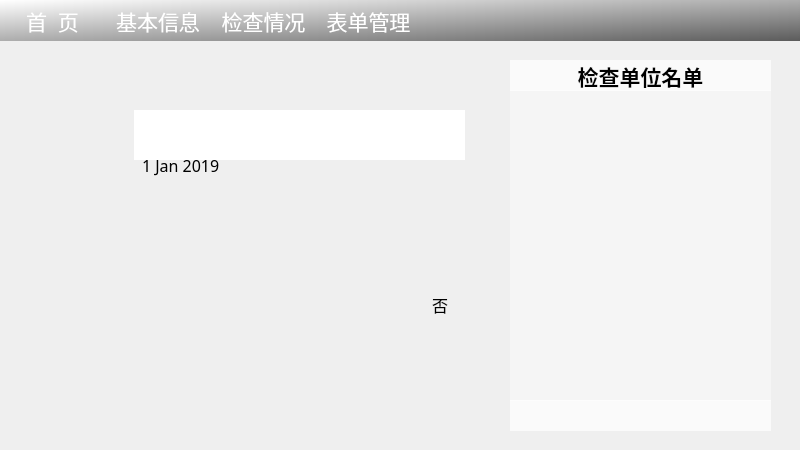
<?xml version="1.0" encoding="UTF-8"?>
<ui version="4.0">
 <class>MainWindow</class>
 <widget class="QMainWindow" name="MainWindow">
  <property name="enabled">
   <bool>true</bool>
  </property>
  <property name="geometry">
   <rect>
    <x>0</x>
    <y>0</y>
    <width>800</width>
    <height>450</height>
   </rect>
  </property>
  <property name="sizePolicy">
   <sizepolicy hsizetype="Ignored" vsizetype="Ignored">
    <horstretch>0</horstretch>
    <verstretch>0</verstretch>
   </sizepolicy>
  </property>
  <property name="minimumSize">
   <size>
    <width>800</width>
    <height>450</height>
   </size>
  </property>
  <property name="maximumSize">
   <size>
    <width>800</width>
    <height>450</height>
   </size>
  </property>
  <property name="windowTitle">
   <string>MainWindow</string>
  </property>
  <property name="autoFillBackground">
   <bool>false</bool>
  </property>
  <property name="styleSheet">
   <string notr="true">border-style:none;</string>
  </property>
  <property name="dockOptions">
   <set>QMainWindow::AllowTabbedDocks|QMainWindow::AnimatedDocks</set>
  </property>
  <widget class="QWidget" name="centralwidget">
   <property name="autoFillBackground">
    <bool>false</bool>
   </property>
   <widget class="QWidget" name="horizontalLayoutWidget">
    <property name="geometry">
     <rect>
      <x>0</x>
      <y>0</y>
      <width>421</width>
      <height>41</height>
     </rect>
    </property>
    <layout class="QHBoxLayout" name="horizontalLayout">
     <property name="spacing">
      <number>0</number>
     </property>
     <item>
      <widget class="QPushButton" name="pushButton_0">
       <property name="sizePolicy">
        <sizepolicy hsizetype="Minimum" vsizetype="Preferred">
         <horstretch>0</horstretch>
         <verstretch>0</verstretch>
        </sizepolicy>
       </property>
       <property name="font">
        <font>
         <family>方正本墨悦亦体 简</family>
         <pointsize>16</pointsize>
        </font>
       </property>
       <property name="cursor">
        <cursorShape>PointingHandCursor</cursorShape>
       </property>
       <property name="styleSheet">
        <string notr="true">QPushButton {color:white;border-style:none;}
QPushButton:hover { background-color:qlineargradient(spread:reflect, x1:0, y1:0, x2:1, y2:1, stop:0 rgba(91, 91, 91, 255), stop:1 rgba(255, 255, 255, 255)) }
QPushButton:checked{background-color:qlineargradient(spread:reflect, x1:0, y1:0, x2:1, y2:1, stop:0 rgba(91, 91, 91, 255), stop:1 rgba(255, 255, 255, 255)); }</string>
       </property>
       <property name="text">
        <string>首  页</string>
       </property>
       <property name="checkable">
        <bool>true</bool>
       </property>
       <property name="autoExclusive">
        <bool>true</bool>
       </property>
      </widget>
     </item>
     <item>
      <widget class="QPushButton" name="pushButton_1">
       <property name="sizePolicy">
        <sizepolicy hsizetype="Minimum" vsizetype="Preferred">
         <horstretch>0</horstretch>
         <verstretch>0</verstretch>
        </sizepolicy>
       </property>
       <property name="font">
        <font>
         <family>方正本墨悦亦体 简</family>
         <pointsize>16</pointsize>
         <weight>50</weight>
         <bold>false</bold>
        </font>
       </property>
       <property name="cursor">
        <cursorShape>PointingHandCursor</cursorShape>
       </property>
       <property name="styleSheet">
        <string notr="true">QPushButton {color:white;border-style:none;}
QPushButton:hover { background-color:qlineargradient(spread:reflect, x1:0, y1:0, x2:1, y2:1, stop:0 rgba(91, 91, 91, 255), stop:1 rgba(255, 255, 255, 255)) }
QPushButton:checked{background-color:qlineargradient(spread:reflect, x1:0, y1:0, x2:1, y2:1, stop:0 rgba(91, 91, 91, 255), stop:1 rgba(255, 255, 255, 255)); }</string>
       </property>
       <property name="text">
        <string>基本信息</string>
       </property>
       <property name="checkable">
        <bool>true</bool>
       </property>
       <property name="autoExclusive">
        <bool>true</bool>
       </property>
      </widget>
     </item>
     <item>
      <widget class="QPushButton" name="pushButton_2">
       <property name="sizePolicy">
        <sizepolicy hsizetype="Minimum" vsizetype="Preferred">
         <horstretch>0</horstretch>
         <verstretch>0</verstretch>
        </sizepolicy>
       </property>
       <property name="font">
        <font>
         <family>方正本墨悦亦体 简</family>
         <pointsize>16</pointsize>
        </font>
       </property>
       <property name="cursor">
        <cursorShape>PointingHandCursor</cursorShape>
       </property>
       <property name="styleSheet">
        <string notr="true">QPushButton {color:white;border-style:none;}
QPushButton:hover { background-color:qlineargradient(spread:reflect, x1:0, y1:0, x2:1, y2:1, stop:0 rgba(91, 91, 91, 255), stop:1 rgba(255, 255, 255, 255)) }
QPushButton:checked{background-color:qlineargradient(spread:reflect, x1:0, y1:0, x2:1, y2:1, stop:0 rgba(91, 91, 91, 255), stop:1 rgba(255, 255, 255, 255)); }</string>
       </property>
       <property name="text">
        <string>检查情况</string>
       </property>
       <property name="checkable">
        <bool>true</bool>
       </property>
       <property name="autoExclusive">
        <bool>true</bool>
       </property>
      </widget>
     </item>
     <item>
      <widget class="QPushButton" name="pushButton_3">
       <property name="sizePolicy">
        <sizepolicy hsizetype="Minimum" vsizetype="Preferred">
         <horstretch>0</horstretch>
         <verstretch>0</verstretch>
        </sizepolicy>
       </property>
       <property name="font">
        <font>
         <family>方正本墨悦亦体 简</family>
         <pointsize>16</pointsize>
        </font>
       </property>
       <property name="cursor">
        <cursorShape>PointingHandCursor</cursorShape>
       </property>
       <property name="styleSheet">
        <string notr="true">QPushButton {color:white;border-style:none;}
QPushButton:hover { background-color:qlineargradient(spread:reflect, x1:0, y1:0, x2:1, y2:1, stop:0 rgba(91, 91, 91, 255), stop:1 rgba(255, 255, 255, 255)) }
QPushButton:checked{background-color:qlineargradient(spread:reflect, x1:0, y1:0, x2:1, y2:1, stop:0 rgba(91, 91, 91, 255), stop:1 rgba(255, 255, 255, 255)); }</string>
       </property>
       <property name="text">
        <string>表单管理</string>
       </property>
       <property name="checkable">
        <bool>true</bool>
       </property>
       <property name="autoExclusive">
        <bool>true</bool>
       </property>
      </widget>
     </item>
    </layout>
   </widget>
   <widget class="Line" name="line_2">
    <property name="geometry">
     <rect>
      <x>0</x>
      <y>0</y>
      <width>800</width>
      <height>41</height>
     </rect>
    </property>
    <property name="styleSheet">
     <string notr="true">background-color: qlineargradient(spread:reflect, x1:0, y1:0, x2:1, y2:1, stop:0 rgba(255, 255, 255, 255), stop:1 rgba(91, 91, 91, 255));</string>
    </property>
    <property name="orientation">
     <enum>Qt::Horizontal</enum>
    </property>
   </widget>
   <widget class="QStackedWidget" name="stackedWidget">
    <property name="enabled">
     <bool>true</bool>
    </property>
    <property name="geometry">
     <rect>
      <x>0</x>
      <y>40</y>
      <width>801</width>
      <height>411</height>
     </rect>
    </property>
    <property name="sizePolicy">
     <sizepolicy hsizetype="Preferred" vsizetype="Ignored">
      <horstretch>0</horstretch>
      <verstretch>0</verstretch>
     </sizepolicy>
    </property>
    <property name="font">
     <font>
      <family>方正本墨悦亦体 简</family>
     </font>
    </property>
    <property name="styleSheet">
     <string notr="true">border-image:url(E:/三维表/qq2.png)</string>
    </property>
    <property name="currentIndex">
     <number>2</number>
    </property>
    <widget class="QWidget" name="stackedWidgetPage1">
     <widget class="QLabel" name="label">
      <property name="geometry">
       <rect>
        <x>50</x>
        <y>220</y>
        <width>141</width>
        <height>91</height>
       </rect>
      </property>
      <property name="sizePolicy">
       <sizepolicy hsizetype="Preferred" vsizetype="Fixed">
        <horstretch>0</horstretch>
        <verstretch>0</verstretch>
       </sizepolicy>
      </property>
      <property name="font">
       <font>
        <family>MJNgai PRC Medium</family>
        <pointsize>14</pointsize>
       </font>
      </property>
      <property name="styleSheet">
       <string notr="true">color: rgb(255, 255, 255);
boeder-style:none;
background-color: transparent;
border-image:none</string>
      </property>
      <property name="text">
       <string>基本信息的录入
填报时间
填报到位的名称
填报时间等</string>
      </property>
      <property name="textFormat">
       <enum>Qt::AutoText</enum>
      </property>
      <property name="alignment">
       <set>Qt::AlignCenter</set>
      </property>
     </widget>
     <widget class="QLabel" name="label_2">
      <property name="geometry">
       <rect>
        <x>230</x>
        <y>220</y>
        <width>151</width>
        <height>91</height>
       </rect>
      </property>
      <property name="font">
       <font>
        <family>MJNgai PRC Medium</family>
        <pointsize>14</pointsize>
       </font>
      </property>
      <property name="styleSheet">
       <string notr="true">color: rgb(255, 255, 255);
boeder-style:none;
background-color: transparent;
border-image:none</string>
      </property>
      <property name="text">
       <string>检查情况的录入
被查企业名称
检查的时间人次
隐患数量等</string>
      </property>
      <property name="alignment">
       <set>Qt::AlignCenter</set>
      </property>
     </widget>
     <widget class="QLabel" name="label_3">
      <property name="geometry">
       <rect>
        <x>430</x>
        <y>220</y>
        <width>121</width>
        <height>91</height>
       </rect>
      </property>
      <property name="font">
       <font>
        <family>MJNgai PRC Medium</family>
        <pointsize>14</pointsize>
       </font>
      </property>
      <property name="styleSheet">
       <string notr="true">color: rgb(255, 255, 255);
boeder-style:none;
background-color: transparent;
border-image:none</string>
      </property>
      <property name="text">
       <string>表单文件管理
打开保存表单
整合导入导出
生成工作表等</string>
      </property>
      <property name="alignment">
       <set>Qt::AlignCenter</set>
      </property>
     </widget>
     <widget class="QPushButton" name="pushButton_02">
      <property name="geometry">
       <rect>
        <x>250</x>
        <y>80</y>
        <width>100</width>
        <height>100</height>
       </rect>
      </property>
      <property name="cursor">
       <cursorShape>PointingHandCursor</cursorShape>
      </property>
      <property name="styleSheet">
       <string notr="true">border-image:url(E:/三维表/2.png)</string>
      </property>
      <property name="text">
       <string/>
      </property>
      <property name="checkable">
       <bool>true</bool>
      </property>
      <property name="autoExclusive">
       <bool>true</bool>
      </property>
      <property name="flat">
       <bool>true</bool>
      </property>
     </widget>
     <widget class="QPushButton" name="pushButton_01">
      <property name="geometry">
       <rect>
        <x>70</x>
        <y>80</y>
        <width>100</width>
        <height>100</height>
       </rect>
      </property>
      <property name="cursor">
       <cursorShape>PointingHandCursor</cursorShape>
      </property>
      <property name="styleSheet">
       <string notr="true">border-image:url(E:/三维表/1.png)</string>
      </property>
      <property name="text">
       <string/>
      </property>
      <property name="checkable">
       <bool>true</bool>
      </property>
      <property name="autoExclusive">
       <bool>true</bool>
      </property>
     </widget>
     <widget class="QPushButton" name="pushButton_03">
      <property name="geometry">
       <rect>
        <x>440</x>
        <y>80</y>
        <width>100</width>
        <height>100</height>
       </rect>
      </property>
      <property name="cursor">
       <cursorShape>PointingHandCursor</cursorShape>
      </property>
      <property name="styleSheet">
       <string notr="true">border-image:url(E:/三维表/3.png)</string>
      </property>
      <property name="text">
       <string/>
      </property>
      <property name="checkable">
       <bool>true</bool>
      </property>
      <property name="autoExclusive">
       <bool>false</bool>
      </property>
     </widget>
     <widget class="QLabel" name="label_4">
      <property name="geometry">
       <rect>
        <x>610</x>
        <y>220</y>
        <width>121</width>
        <height>91</height>
       </rect>
      </property>
      <property name="font">
       <font>
        <family>MJNgai PRC Medium</family>
        <pointsize>14</pointsize>
       </font>
      </property>
      <property name="styleSheet">
       <string notr="true">color: rgb(255, 255, 255);
boeder-style:none;
background-color: transparent;
border-image:none</string>
      </property>
      <property name="text">
       <string>帮助文档
介绍使用方法
emmmm……
和吐槽方式</string>
      </property>
      <property name="alignment">
       <set>Qt::AlignCenter</set>
      </property>
     </widget>
     <widget class="QPushButton" name="pushButton_04">
      <property name="geometry">
       <rect>
        <x>620</x>
        <y>80</y>
        <width>100</width>
        <height>100</height>
       </rect>
      </property>
      <property name="cursor">
       <cursorShape>PointingHandCursor</cursorShape>
      </property>
      <property name="styleSheet">
       <string notr="true">border-image:url(E:/三维表/4.png)</string>
      </property>
      <property name="text">
       <string/>
      </property>
      <property name="checkable">
       <bool>true</bool>
      </property>
      <property name="autoExclusive">
       <bool>true</bool>
      </property>
      <property name="flat">
       <bool>true</bool>
      </property>
     </widget>
    </widget>
    <widget class="QWidget" name="page">
     <property name="sizePolicy">
      <sizepolicy hsizetype="Preferred" vsizetype="Minimum">
       <horstretch>0</horstretch>
       <verstretch>0</verstretch>
      </sizepolicy>
     </property>
     <widget class="QLabel" name="label_11">
      <property name="geometry">
       <rect>
        <x>80</x>
        <y>40</y>
        <width>351</width>
        <height>71</height>
       </rect>
      </property>
      <property name="styleSheet">
       <string notr="true">border-image:url(E:/三维表/STWG2/2.png);
background-color: transparent</string>
      </property>
      <property name="text">
       <string/>
      </property>
     </widget>
     <widget class="QLabel" name="label_12">
      <property name="geometry">
       <rect>
        <x>80</x>
        <y>130</y>
        <width>411</width>
        <height>71</height>
       </rect>
      </property>
      <property name="styleSheet">
       <string notr="true">border-image:url(E:/三维表/STWG2/3.png);
background-color: transparent</string>
      </property>
      <property name="text">
       <string/>
      </property>
     </widget>
     <widget class="QLabel" name="label_13">
      <property name="geometry">
       <rect>
        <x>80</x>
        <y>220</y>
        <width>461</width>
        <height>71</height>
       </rect>
      </property>
      <property name="styleSheet">
       <string notr="true">border-image:url(E:/三维表/STWG2/1.png);
background-color: transparent</string>
      </property>
      <property name="text">
       <string/>
      </property>
     </widget>
     <widget class="QLabel" name="label_14">
      <property name="geometry">
       <rect>
        <x>80</x>
        <y>310</y>
        <width>561</width>
        <height>71</height>
       </rect>
      </property>
      <property name="styleSheet">
       <string notr="true">border-image:url(E:/三维表/STWG2/4.png);
background-color: transparent</string>
      </property>
      <property name="text">
       <string/>
      </property>
     </widget>
     <widget class="QLineEdit" name="lineEdit_11">
      <property name="geometry">
       <rect>
        <x>252</x>
        <y>49</y>
        <width>151</width>
        <height>41</height>
       </rect>
      </property>
      <property name="font">
       <font>
        <family>方正本墨悦亦体 简</family>
        <pointsize>18</pointsize>
       </font>
      </property>
      <property name="styleSheet">
       <string notr="true">background-color: transparent;
border-image:none</string>
      </property>
     </widget>
     <widget class="QLineEdit" name="lineEdit_14">
      <property name="geometry">
       <rect>
        <x>250</x>
        <y>140</y>
        <width>211</width>
        <height>41</height>
       </rect>
      </property>
      <property name="font">
       <font>
        <family>方正本墨悦亦体 简</family>
        <pointsize>18</pointsize>
       </font>
      </property>
      <property name="styleSheet">
       <string notr="true">background-color: transparent;
border-image:none</string>
      </property>
     </widget>
     <widget class="QLineEdit" name="lineEdit_15">
      <property name="geometry">
       <rect>
        <x>250</x>
        <y>230</y>
        <width>261</width>
        <height>41</height>
       </rect>
      </property>
      <property name="font">
       <font>
        <family>方正本墨悦亦体 简</family>
        <pointsize>18</pointsize>
       </font>
      </property>
      <property name="styleSheet">
       <string notr="true">background-color: transparent;
border-image:none</string>
      </property>
     </widget>
     <widget class="QLineEdit" name="lineEdit_16">
      <property name="geometry">
       <rect>
        <x>250</x>
        <y>320</y>
        <width>361</width>
        <height>41</height>
       </rect>
      </property>
      <property name="font">
       <font>
        <family>方正本墨悦亦体 简</family>
        <pointsize>18</pointsize>
       </font>
      </property>
      <property name="styleSheet">
       <string notr="true">background-color: transparent;
border-image:none</string>
      </property>
     </widget>
     <widget class="QLabel" name="label_5">
      <property name="geometry">
       <rect>
        <x>620</x>
        <y>230</y>
        <width>81</width>
        <height>81</height>
       </rect>
      </property>
      <property name="styleSheet">
       <string notr="true">border-image:url(E:/三维表/STWG2/5.png);
</string>
      </property>
      <property name="text">
       <string/>
      </property>
     </widget>
     <widget class="QLabel" name="label_6">
      <property name="geometry">
       <rect>
        <x>670</x>
        <y>290</y>
        <width>121</width>
        <height>21</height>
       </rect>
      </property>
      <property name="font">
       <font>
        <family>方正静蕾简体</family>
        <pointsize>11</pointsize>
       </font>
      </property>
      <property name="styleSheet">
       <string notr="true">
border-image:none;
color: rgb(255, 255, 255);</string>
      </property>
      <property name="text">
       <string>我就是怕你填错了</string>
      </property>
     </widget>
     <widget class="QListWidget" name="listWidget">
      <property name="geometry">
       <rect>
        <x>540</x>
        <y>160</y>
        <width>241</width>
        <height>71</height>
       </rect>
      </property>
      <property name="font">
       <font>
        <family>微软雅黑</family>
        <pointsize>14</pointsize>
       </font>
      </property>
      <property name="styleSheet">
       <string notr="true">
QListWidget{background-color: rgb(255, 255, 255, 40%);border-image:none}
</string>
      </property>
     </widget>
    </widget>
    <widget class="QWidget" name="page_2">
     <widget class="QListWidget" name="listWidget_2">
      <property name="geometry">
       <rect>
        <x>510</x>
        <y>50</y>
        <width>261</width>
        <height>311</height>
       </rect>
      </property>
      <property name="sizePolicy">
       <sizepolicy hsizetype="Expanding" vsizetype="Fixed">
        <horstretch>0</horstretch>
        <verstretch>0</verstretch>
       </sizepolicy>
      </property>
      <property name="font">
       <font>
        <family>微软雅黑</family>
        <pointsize>12</pointsize>
       </font>
      </property>
      <property name="styleSheet">
       <string notr="true">QListWidget:Item{padding-bottom:-10px}
QListWidget{background-color: rgb(255, 255, 255, 40%);border-image:none;}

</string>
      </property>
      <property name="gridSize">
       <size>
        <width>0</width>
        <height>50</height>
       </size>
      </property>
     </widget>
     <widget class="QWidget" name="horizontalLayoutWidget_2">
      <property name="geometry">
       <rect>
        <x>510</x>
        <y>360</y>
        <width>261</width>
        <height>31</height>
       </rect>
      </property>
      <layout class="QHBoxLayout" name="horizontalLayout_21">
       <property name="spacing">
        <number>0</number>
       </property>
       <item>
        <widget class="QPushButton" name="pushButton_21">
         <property name="sizePolicy">
          <sizepolicy hsizetype="Preferred" vsizetype="Preferred">
           <horstretch>0</horstretch>
           <verstretch>0</verstretch>
          </sizepolicy>
         </property>
         <property name="cursor">
          <cursorShape>PointingHandCursor</cursorShape>
         </property>
         <property name="styleSheet">
          <string notr="true">QPushButton {background-color: rgb(255, 255, 255, 70%);
image:url(E:/三维表/STWG3/B21.png);border-image:none;}
QPushButton:hover { border-image:none;background-color: rgb(255, 255, 255, 40%);}
</string>
         </property>
         <property name="text">
          <string/>
         </property>
        </widget>
       </item>
       <item>
        <widget class="QPushButton" name="pushButton_22">
         <property name="sizePolicy">
          <sizepolicy hsizetype="Preferred" vsizetype="Preferred">
           <horstretch>0</horstretch>
           <verstretch>0</verstretch>
          </sizepolicy>
         </property>
         <property name="cursor">
          <cursorShape>PointingHandCursor</cursorShape>
         </property>
         <property name="styleSheet">
          <string notr="true">QPushButton {background-color: rgb(255, 255, 255, 70%);
image:url(E:/三维表/STWG3/B22.png);border-image:none;}
QPushButton:hover { border-image:none;background-color: rgb(255, 255, 255, 40%);}
</string>
         </property>
         <property name="text">
          <string/>
         </property>
        </widget>
       </item>
       <item>
        <widget class="QPushButton" name="pushButton_23">
         <property name="sizePolicy">
          <sizepolicy hsizetype="Preferred" vsizetype="Preferred">
           <horstretch>0</horstretch>
           <verstretch>0</verstretch>
          </sizepolicy>
         </property>
         <property name="cursor">
          <cursorShape>PointingHandCursor</cursorShape>
         </property>
         <property name="styleSheet">
          <string notr="true">QPushButton {background-color: rgb(255, 255, 255, 70%);
image:url(E:/三维表/STWG3/B23.png);border-image:none;}
QPushButton:hover { border-image:none;background-color: rgb(255, 255, 255, 40%);}
</string>
         </property>
         <property name="text">
          <string/>
         </property>
        </widget>
       </item>
       <item>
        <widget class="QPushButton" name="pushButton_24">
         <property name="sizePolicy">
          <sizepolicy hsizetype="Preferred" vsizetype="Preferred">
           <horstretch>0</horstretch>
           <verstretch>0</verstretch>
          </sizepolicy>
         </property>
         <property name="cursor">
          <cursorShape>PointingHandCursor</cursorShape>
         </property>
         <property name="styleSheet">
          <string notr="true">QPushButton {background-color: rgb(255, 255, 255, 70%);
image:url(E:/三维表/STWG3/B24.png);border-image:none;}
QPushButton:hover { border-image:none;background-color: rgb(255, 255, 255, 40%);}
</string>
         </property>
         <property name="text">
          <string/>
         </property>
        </widget>
       </item>
      </layout>
     </widget>
     <widget class="QLabel" name="label_21">
      <property name="geometry">
       <rect>
        <x>30</x>
        <y>30</y>
        <width>451</width>
        <height>51</height>
       </rect>
      </property>
      <property name="styleSheet">
       <string notr="true">border-image:url(E:/三维表/STWG3/L21.png);
background-color: transparent</string>
      </property>
      <property name="text">
       <string/>
      </property>
     </widget>
     <widget class="QLabel" name="label_22">
      <property name="geometry">
       <rect>
        <x>30</x>
        <y>100</y>
        <width>261</width>
        <height>51</height>
       </rect>
      </property>
      <property name="styleSheet">
       <string notr="true">border-image:url(E:/三维表/STWG3/L22.png);
background-color: transparent</string>
      </property>
      <property name="text">
       <string/>
      </property>
     </widget>
     <widget class="QLineEdit" name="lineEdit_21">
      <property name="geometry">
       <rect>
        <x>140</x>
        <y>38</y>
        <width>311</width>
        <height>31</height>
       </rect>
      </property>
      <property name="font">
       <font>
        <family>微软雅黑</family>
        <pointsize>12</pointsize>
       </font>
      </property>
      <property name="styleSheet">
       <string notr="true">background-color: transparent;
border-image:none</string>
      </property>
     </widget>
     <widget class="QListWidget" name="listWidget_3">
      <property name="geometry">
       <rect>
        <x>134</x>
        <y>70</y>
        <width>331</width>
        <height>50</height>
       </rect>
      </property>
      <property name="font">
       <font>
        <family>微软雅黑</family>
        <pointsize>10</pointsize>
       </font>
      </property>
      <property name="styleSheet">
       <string notr="true">
QListWidget{background-color: rgb(255, 255, 255);border-image:none;}

</string>
      </property>
     </widget>
     <widget class="QLabel" name="label_8">
      <property name="geometry">
       <rect>
        <x>510</x>
        <y>20</y>
        <width>261</width>
        <height>31</height>
       </rect>
      </property>
      <property name="font">
       <font>
        <family>微软雅黑</family>
        <pointsize>16</pointsize>
        <weight>75</weight>
        <bold>true</bold>
       </font>
      </property>
      <property name="styleSheet">
       <string notr="true">background-color: rgb(255, 255, 255, 70%);
border-image:none;
background-repeat: no-repeat;</string>
      </property>
      <property name="text">
       <string>检查单位名单</string>
      </property>
      <property name="alignment">
       <set>Qt::AlignCenter</set>
      </property>
     </widget>
     <widget class="QLabel" name="label_25">
      <property name="geometry">
       <rect>
        <x>270</x>
        <y>170</y>
        <width>221</width>
        <height>51</height>
       </rect>
      </property>
      <property name="styleSheet">
       <string notr="true">border-image:url(E:/三维表/STWG3/L25.png);
background-color: transparent</string>
      </property>
      <property name="text">
       <string/>
      </property>
     </widget>
     <widget class="QLabel" name="label_26">
      <property name="geometry">
       <rect>
        <x>30</x>
        <y>240</y>
        <width>221</width>
        <height>51</height>
       </rect>
      </property>
      <property name="styleSheet">
       <string notr="true">border-image:url(E:/三维表/STWG3/L26.png);
background-color: transparent</string>
      </property>
      <property name="text">
       <string/>
      </property>
     </widget>
     <widget class="QLabel" name="label_24">
      <property name="geometry">
       <rect>
        <x>30</x>
        <y>170</y>
        <width>221</width>
        <height>51</height>
       </rect>
      </property>
      <property name="styleSheet">
       <string notr="true">border-image:url(E:/三维表/STWG3/L24.png);
background-color: transparent</string>
      </property>
      <property name="text">
       <string/>
      </property>
     </widget>
     <widget class="QLabel" name="label_23">
      <property name="geometry">
       <rect>
        <x>310</x>
        <y>100</y>
        <width>181</width>
        <height>51</height>
       </rect>
      </property>
      <property name="styleSheet">
       <string notr="true">border-image:url(E:/三维表/STWG3/L23.png);
background-color: transparent</string>
      </property>
      <property name="text">
       <string/>
      </property>
     </widget>
     <widget class="QLabel" name="label_27">
      <property name="geometry">
       <rect>
        <x>270</x>
        <y>240</y>
        <width>221</width>
        <height>51</height>
       </rect>
      </property>
      <property name="styleSheet">
       <string notr="true">border-image:url(E:/三维表/STWG3/L27.png);
background-color: transparent</string>
      </property>
      <property name="text">
       <string/>
      </property>
     </widget>
     <widget class="QLineEdit" name="lineEdit_23">
      <property name="geometry">
       <rect>
        <x>430</x>
        <y>110</y>
        <width>41</width>
        <height>31</height>
       </rect>
      </property>
      <property name="font">
       <font>
        <family>微软雅黑</family>
        <pointsize>12</pointsize>
       </font>
      </property>
      <property name="styleSheet">
       <string notr="true">background-color: transparent;
border-image:none</string>
      </property>
     </widget>
     <widget class="QLineEdit" name="lineEdit_24">
      <property name="geometry">
       <rect>
        <x>190</x>
        <y>180</y>
        <width>41</width>
        <height>31</height>
       </rect>
      </property>
      <property name="font">
       <font>
        <family>微软雅黑</family>
        <pointsize>12</pointsize>
       </font>
      </property>
      <property name="styleSheet">
       <string notr="true">background-color: transparent;
border-image:none</string>
      </property>
     </widget>
     <widget class="QLineEdit" name="lineEdit_25">
      <property name="geometry">
       <rect>
        <x>430</x>
        <y>180</y>
        <width>41</width>
        <height>31</height>
       </rect>
      </property>
      <property name="font">
       <font>
        <family>微软雅黑</family>
        <pointsize>12</pointsize>
       </font>
      </property>
      <property name="styleSheet">
       <string notr="true">background-color: transparent;
border-image:none</string>
      </property>
     </widget>
     <widget class="QLineEdit" name="lineEdit_26">
      <property name="geometry">
       <rect>
        <x>190</x>
        <y>250</y>
        <width>41</width>
        <height>31</height>
       </rect>
      </property>
      <property name="font">
       <font>
        <family>微软雅黑</family>
        <pointsize>12</pointsize>
       </font>
      </property>
      <property name="styleSheet">
       <string notr="true">background-color: transparent;
border-image:none</string>
      </property>
     </widget>
     <widget class="QLineEdit" name="lineEdit_27">
      <property name="geometry">
       <rect>
        <x>430</x>
        <y>250</y>
        <width>31</width>
        <height>31</height>
       </rect>
      </property>
      <property name="font">
       <font>
        <family>微软雅黑</family>
        <pointsize>12</pointsize>
       </font>
      </property>
      <property name="styleSheet">
       <string notr="true">background-color: transparent;
border-image:none</string>
      </property>
      <property name="text">
       <string>否</string>
      </property>
     </widget>
     <widget class="QPushButton" name="pushButton_25">
      <property name="geometry">
       <rect>
        <x>110</x>
        <y>320</y>
        <width>120</width>
        <height>49</height>
       </rect>
      </property>
      <property name="sizePolicy">
       <sizepolicy hsizetype="Minimum" vsizetype="Preferred">
        <horstretch>0</horstretch>
        <verstretch>0</verstretch>
       </sizepolicy>
      </property>
      <property name="cursor">
       <cursorShape>PointingHandCursor</cursorShape>
      </property>
      <property name="styleSheet">
       <string notr="true">QPushButton{border-image:url(E:/三维表/STWG3/B25.png);}</string>
      </property>
      <property name="text">
       <string/>
      </property>
     </widget>
     <widget class="QPushButton" name="pushButton_26">
      <property name="geometry">
       <rect>
        <x>300</x>
        <y>320</y>
        <width>121</width>
        <height>49</height>
       </rect>
      </property>
      <property name="sizePolicy">
       <sizepolicy hsizetype="Minimum" vsizetype="Preferred">
        <horstretch>0</horstretch>
        <verstretch>0</verstretch>
       </sizepolicy>
      </property>
      <property name="cursor">
       <cursorShape>PointingHandCursor</cursorShape>
      </property>
      <property name="styleSheet">
       <string notr="true">QPushButton{border-image:url(E:/三维表/STWG3/B26.png);}
QPushButton:checked{border-image:url(E:/三位表/STWG3/B26_P.png); }</string>
      </property>
      <property name="text">
       <string/>
      </property>
     </widget>
     <widget class="QPushButton" name="pushButton_27">
      <property name="geometry">
       <rect>
        <x>40</x>
        <y>320</y>
        <width>120</width>
        <height>49</height>
       </rect>
      </property>
      <property name="sizePolicy">
       <sizepolicy hsizetype="Minimum" vsizetype="Preferred">
        <horstretch>0</horstretch>
        <verstretch>0</verstretch>
       </sizepolicy>
      </property>
      <property name="cursor">
       <cursorShape>PointingHandCursor</cursorShape>
      </property>
      <property name="styleSheet">
       <string notr="true">border-image:url(E:/三维表/STWG3/B27.png);</string>
      </property>
      <property name="text">
       <string/>
      </property>
     </widget>
     <widget class="QPushButton" name="pushButton_28">
      <property name="geometry">
       <rect>
        <x>200</x>
        <y>320</y>
        <width>121</width>
        <height>49</height>
       </rect>
      </property>
      <property name="sizePolicy">
       <sizepolicy hsizetype="Minimum" vsizetype="Preferred">
        <horstretch>0</horstretch>
        <verstretch>0</verstretch>
       </sizepolicy>
      </property>
      <property name="cursor">
       <cursorShape>PointingHandCursor</cursorShape>
      </property>
      <property name="styleSheet">
       <string notr="true">border-image:url(E:/三维表/STWG3/B28.png);</string>
      </property>
      <property name="text">
       <string/>
      </property>
     </widget>
     <widget class="QDateEdit" name="lineEdit_22">
      <property name="geometry">
       <rect>
        <x>140</x>
        <y>110</y>
        <width>131</width>
        <height>31</height>
       </rect>
      </property>
      <property name="font">
       <font>
        <family>微软雅黑</family>
        <pointsize>12</pointsize>
       </font>
      </property>
      <property name="styleSheet">
       <string notr="true">QDateEdit{background-color: transparent;border-image:none}
</string>
      </property>
      <property name="dateTime">
       <datetime>
        <hour>0</hour>
        <minute>0</minute>
        <second>0</second>
        <year>2019</year>
        <month>1</month>
        <day>1</day>
       </datetime>
      </property>
     </widget>
     <widget class="QPushButton" name="pushButton_29">
      <property name="geometry">
       <rect>
        <x>360</x>
        <y>320</y>
        <width>121</width>
        <height>51</height>
       </rect>
      </property>
      <property name="cursor">
       <cursorShape>PointingHandCursor</cursorShape>
      </property>
      <property name="styleSheet">
       <string notr="true">border-image:url(E:/三维表/STWG3/B29.png);</string>
      </property>
      <property name="text">
       <string/>
      </property>
     </widget>
     <zorder>listWidget_2</zorder>
     <zorder>horizontalLayoutWidget_2</zorder>
     <zorder>label_21</zorder>
     <zorder>label_22</zorder>
     <zorder>lineEdit_21</zorder>
     <zorder>label_8</zorder>
     <zorder>label_25</zorder>
     <zorder>label_26</zorder>
     <zorder>label_24</zorder>
     <zorder>label_23</zorder>
     <zorder>label_27</zorder>
     <zorder>lineEdit_23</zorder>
     <zorder>lineEdit_24</zorder>
     <zorder>lineEdit_25</zorder>
     <zorder>lineEdit_26</zorder>
     <zorder>lineEdit_27</zorder>
     <zorder>pushButton_25</zorder>
     <zorder>pushButton_26</zorder>
     <zorder>pushButton_27</zorder>
     <zorder>pushButton_28</zorder>
     <zorder>lineEdit_22</zorder>
     <zorder>listWidget_3</zorder>
     <zorder>pushButton_29</zorder>
    </widget>
    <widget class="QWidget" name="page_3"/>
   </widget>
   <zorder>line_2</zorder>
   <zorder>horizontalLayoutWidget</zorder>
   <zorder>stackedWidget</zorder>
  </widget>
 </widget>
 <resources/>
 <connections/>
</ui>
